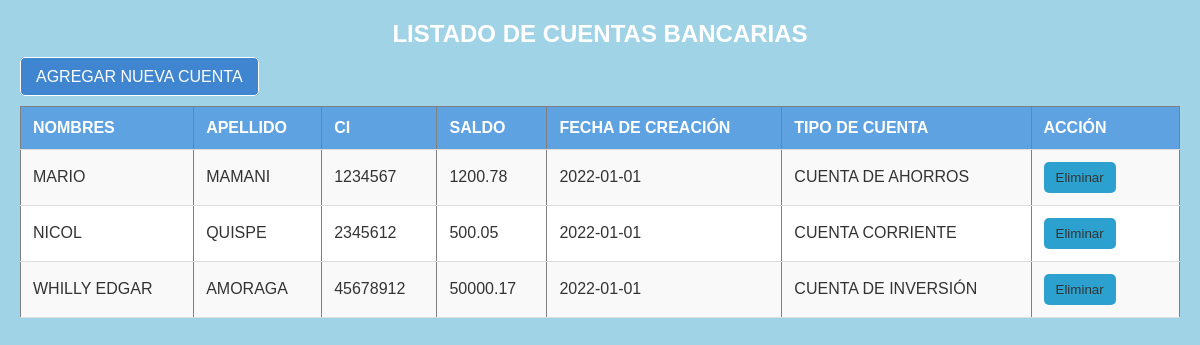
The app's page /p5/index.php with its own data.
### tables this page shows
CREATE TABLE cuentabancaria (
  id int(11) NOT NULL AUTO_INCREMENT,
  id_tipo_cuenta int(11) NOT NULL,
  saldo decimal(10,2) DEFAULT 0.00,
  fecha_creacion date NOT NULL,
  id_persona int(11) NOT NULL,
  PRIMARY KEY (id),
  KEY id_persona (id_persona),
  KEY id_tipo_cuenta (id_tipo_cuenta),
  CONSTRAINT cuentabancaria_ibfk_1 FOREIGN KEY (id_persona) REFERENCES persona (id),
  CONSTRAINT cuentabancaria_ibfk_2 FOREIGN KEY (id_tipo_cuenta) REFERENCES tipo_cuenta (id)
);

CREATE TABLE persona (
  id int(11) NOT NULL AUTO_INCREMENT,
  nombres varchar(100) NOT NULL,
  ap_pat varchar(50) NOT NULL,
  ap_mat varchar(50) NOT NULL,
  fecha_nac date NOT NULL,
  ci int(11) NOT NULL,
  direccion varchar(255) NOT NULL,
  password_hash varchar(255) NOT NULL,
  id_rol_usuario int(11) DEFAULT NULL, 
  PRIMARY KEY (id),
  KEY id_rol_usuario (id_rol_usuario), 
  CONSTRAINT persona_ibfk_1 FOREIGN KEY (id_rol_usuario) REFERENCES rol_usuarios (id) 
);

CREATE TABLE tipo_cuenta (
  id int(11) NOT NULL AUTO_INCREMENT,
  nombre varchar(50) NOT NULL,
  PRIMARY KEY (id)
);

### p5/application/controllers/Cuentabancaria.php (called while the page is built, shortened)
<?php
class Cuentabancaria extends CI_Controller {
    public function __construct() {
        $this->load->model("Cuentas_model");
        $this->load->helper("url");
    }
    public function index() {
        $cuentas = $this->Cuentas_model->getCuentas();
        $this->load->view("Cuentabancaria", compact("cuentas"));
    }
}

### p5/index.php (called while the page is built, shortened)
<?php
require_once BASEPATH.'core/CodeIgniter.php';

### p5/application/models/Cuentas_model.php (called while the page is built, shortened)
<?php
class Cuentas_model extends CI_Model {
    public function getCuentas() {
        $this->db->select("cb.id, p.nombres, p.ap_pat, p.ci, cb.saldo, cb.fecha_creacion, tc.nombre AS tipo_cuenta");
        $this->db->from("cuentabancaria cb");
        $this->db->join("persona p", "cb.id_persona = p.id", "inner");
        $this->db->join("tipo_cuenta tc", "cb.id_tipo_cuenta = tc.id", "inner");
        $query = $this->db->get();
        return $query->result();
    }
}

### p5/application/views/Cuentabancaria.php (the view, shortened to what this page needs)
<!DOCTYPE html>
<html lang="es">
<head>
    <link rel="stylesheet" type="text/css" href="<?= base_url('plantilla/cuentabancaria.css') ?>">
</head>
<body>
    <h2>Listado de Cuentas Bancarias</h2>
    <a href="<?= site_url('cuentabancaria/agregarUS') ?>">Agregar Nueva Cuenta</a>
    <table border="1">
        <tr>
            <th>Nombres</th>
            <th>Apellido</th>
            <th>CI</th>
            <th>Saldo</th>
            <th>Fecha de Creación</th>
            <th>Tipo de Cuenta</th>
            <th>Acción</th>
        </tr>
        <?php foreach ($cuentas as $cuenta) : ?>
            <tr>
                <td><?= $cuenta->nombres ?></td>
                <td><?= $cuenta->ap_pat ?></td>
                <td><?= $cuenta->ci ?></td>
                <td><?= $cuenta->saldo ?></td>
                <td><?= $cuenta->fecha_creacion ?></td>
                <td><?= $cuenta->tipo_cuenta ?></td>
                <td>
                <form method="POST" action="<?= site_url('cuentabancaria/eliminar/' . $cuenta->id); ?>" onsubmit="return confirm('¿Estás seguro de que quieres eliminar este empleado?');">
                        <button type="submit" class="btn btn-danger">Eliminar</button>
                </form>
              </td>
         </tr>
        <?php endforeach; ?>
    </table>
</body>
</html>

### p5/plantilla/cuentabancaria.css (style rules this page uses)
body { font-family: Arial, sans-serif; background-color: #a0d3e6; color: #ffffff; text-transform: uppercase; margin: 20px; }
h2 { text-align: center; margin-top: 20px; }
a { text-decoration: none; color: #ffffff; padding: 10px 15px; border: 1px solid #ffffff; border-radius: 5px; background-color: #3f85cf; transition: all 0.3s ease; }
table { width: 100%; border-collapse: collapse; margin-top: 20px; background-color: #ffffff; color: #333; }
th, td { padding: 12px; text-align: left; border-bottom: 1px solid #ddd; }
th { background-color: #5fa2e1; color: #ffffff; }
tr:nth-child(even) { background-color: #f9f9f9; }
tr:nth-child(odd) { background-color: #ffffff; }
.btn { padding: 8px 12px; background-color: #2ca0ce; color: #333; border: none; border-radius: 5px; cursor: pointer; transition: all 0.3s ease; }

### records on screen
cuentabancaria: id_persona.nombres "MARIO", id_persona.ap_pat "MAMANI", id_persona.ci "1234567", saldo "1200.78", fecha_creacion "2022-01-01", id_tipo_cuenta.nombre "CUENTA DE AHORROS"
cuentabancaria: id_persona.nombres "NICOL", id_persona.ap_pat "QUISPE", id_persona.ci "2345612", saldo "500.05", fecha_creacion "2022-01-01", id_tipo_cuenta.nombre "CUENTA CORRIENTE"
cuentabancaria: id_persona.nombres "WHILLY EDGAR", id_persona.ap_pat "AMORAGA", id_persona.ci "45678912", saldo "50000.17", fecha_creacion "2022-01-01", id_tipo_cuenta.nombre "CUENTA DE INVERSIÓN"
